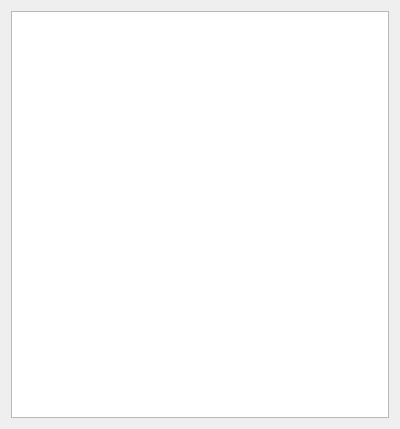
<?xml version="1.0" encoding="UTF-8"?>
<ui version="4.0">
 <class>DailyAmount</class>
 <widget class="QWidget" name="DailyAmount">
  <property name="geometry">
   <rect>
    <x>0</x>
    <y>0</y>
    <width>400</width>
    <height>429</height>
   </rect>
  </property>
  <property name="maximumSize">
   <size>
    <width>400</width>
    <height>16777215</height>
   </size>
  </property>
  <property name="windowTitle">
   <string>Montant journalier</string>
  </property>
  <layout class="QVBoxLayout" name="verticalLayout">
   <item>
    <widget class="QTableView" name="tableView">
     <property name="alternatingRowColors">
      <bool>true</bool>
     </property>
     <property name="selectionBehavior">
      <enum>QAbstractItemView::SelectRows</enum>
     </property>
     <attribute name="horizontalHeaderStretchLastSection">
      <bool>true</bool>
     </attribute>
     <attribute name="verticalHeaderVisible">
      <bool>false</bool>
     </attribute>
    </widget>
   </item>
  </layout>
 </widget>
 <resources/>
 <connections/>
</ui>
